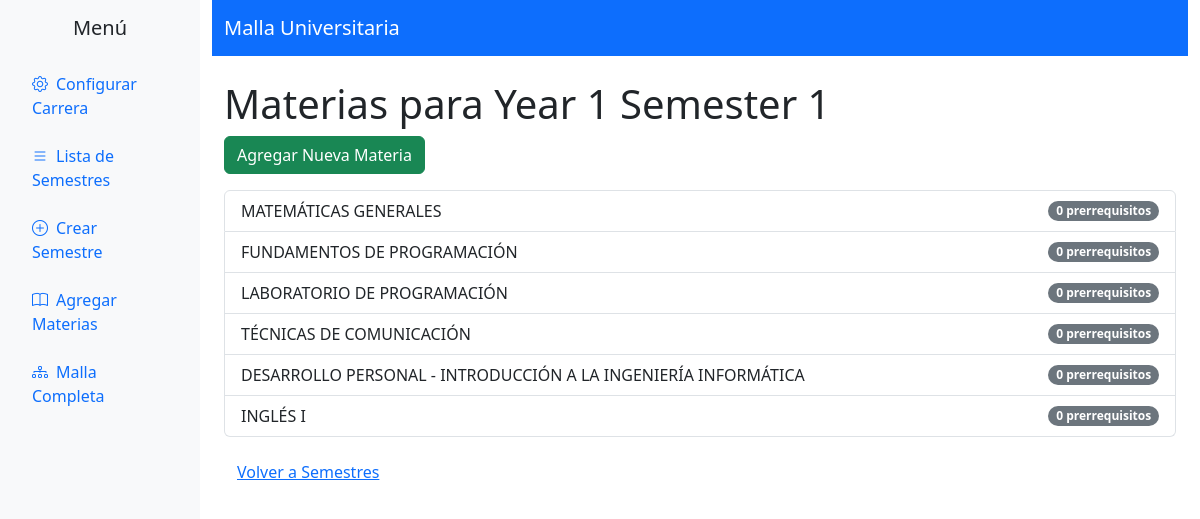
Screenshot of /malla/semesters/63/subjects/ with the database file from the repository.
### malla/models.py (models this page shows, shortened)
class Semester(models.Model):
    name = models.CharField(max_length=100)
    prev_semester = models.ForeignKey('self', on_delete=models.SET_NULL, null=True, blank=True, related_name='next_semester_rel')
    next_semester = models.ForeignKey('self', on_delete=models.SET_NULL, null=True, blank=True, related_name='prev_semester_rel')

class Subject(models.Model):
    name = models.CharField(max_length=100)
    semester = models.ForeignKey(Semester, on_delete=models.CASCADE, related_name='subjects')
    prev_subject = models.ForeignKey('self', on_delete=models.SET_NULL, null=True, blank=True, related_name='next_subject_rel')
    next_subject = models.ForeignKey('self', on_delete=models.SET_NULL, null=True, blank=True, related_name='prev_subject_rel')
    prerequisites = models.ManyToManyField('self', symmetrical=False, blank=True, related_name='required_for')
    completed = models.BooleanField(default=False)
    order = models.PositiveIntegerField(default=0)

### malla/views.py (the view)
# urls.py: path('semesters/<int:semester_id>/subjects/', views.subject_list, name='subject_list'),
def subject_list(request, semester_id):
    semester = Semester.objects.get(id=semester_id)
    subjects = Subject.objects.filter(semester=semester)
    return render(request, 'malla/subject_list.html', {'semester': semester, 'subjects': subjects})

### malla/templates/malla/subject_list.html (shortened to what this page needs)
{% extends 'malla/base.html' %}
{% block content %}
<h1>Materias para {{ semester.name }}</h1>
<a href="{% url 'malla:create_subject' semester.id %}" class="btn btn-success mb-3">Agregar Nueva Materia</a>
{% if subjects %}
<ul class="list-group">
    {% for subject in subjects %}
    <li class="list-group-item d-flex justify-content-between align-items-center">
        {{ subject.name }}
        <span class="badge bg-secondary rounded-pill">{{ subject.prerequisites.count }} prerrequisitos</span>
    </li>
    {% endfor %}
</ul>
{% else %}
<p>No hay materias disponibles para este semestre.</p>
{% endif %}
<a href="{% url 'malla:semester_list' %}" class="btn btn-link mt-3">Volver a Semestres</a>
{% endblock %}

### rows the page displays
Semester: name "Year 1 Semester 1"
Subject: name "MATEMÁTICAS GENERALES", prerequisites.count "0"
Subject: name "FUNDAMENTOS DE PROGRAMACIÓN", prerequisites.count "0"
Subject: name "LABORATORIO DE PROGRAMACIÓN", prerequisites.count "0"
Subject: name "TÉCNICAS DE COMUNICACIÓN", prerequisites.count "0"
Subject: name "DESARROLLO PERSONAL - INTRODUCCIÓN A LA INGENIERÍA INFORMÁTICA", prerequisites.count "0"
Subject: name "INGLÉS I", prerequisites.count "0"
